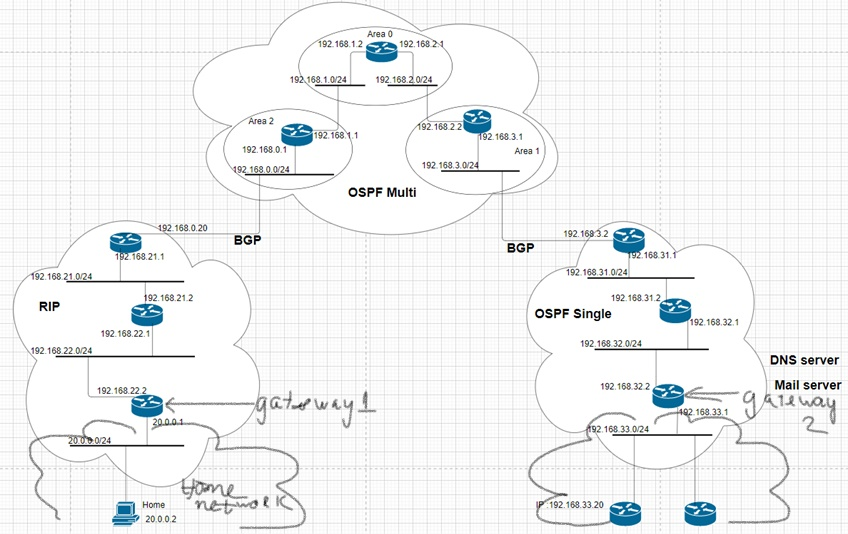
#> input picture 2021-1/Thiết kế mạng IP/Picture1.jpg, 848 x 534 px
$ python -i convex_hull.py   (imports and definitions only)
#> lines starting #> are read from the running program, lines starting #| are printed output that depends on the picture
import numpy as np
import cv2


def defining_limits(img):
    m, n = img.shape

    # top
    i = 0
    while i < m:
        row = img[i, :]
        if (row[row == 255]).shape[0] > 0:
            top = i
            break
        i = i + 1

    # bottom
    i = m - 1
    while i >= 0:
        row = img[i, :]
        if (row[row == 255]).shape[0] > 0:
            bottom = i
            break
        i = i - 1

    # right
    i = n - 1
    while i >= 0:
        col = img[:, i]
        if (col[col == 255]).shape[0] > 0:
            right = i
            break
        i = i - 1

    # left
    i = 0
    while i < n:
        col = img[:, i]
        if (col[col == 255]).shape[0] > 0:
            left = i
            break
        i = i + 1

    return top, bottom, right, left


def hit_miss_transform(img, b):
    ind1 = b == 1
    ind2 = b == -1

    img_pad = np.zeros([img.shape[0] + 2, img.shape[1] + 2], dtype=np.uint8)
    img_pad[1:-1, 1:-1] = img

    b1 = np.zeros(b.shape, dtype=np.uint8)  # foreground
    b2 = np.zeros(b.shape, dtype=np.uint8)  # background

    b1[ind1] = 1
    b2[ind2] = 1

    e1 = cv2.erode(img_pad, b1)
    e2 = cv2.erode(cv2.bitwise_not(img_pad), b2)

    c = e1 & e2

    return c[1:-1, 1:-1]


def converge(img, kernel):
    x0 = np.copy(img)
    x1 = hit_miss_transform(x0, kernel)
    x1 = cv2.bitwise_or(x1, x0)

    while np.max(x1 - x0) > 0:
        x0 = x1
        x1 = hit_miss_transform(x0, kernel)
        x1 = cv2.bitwise_or(x1, x0)
        x1 = x1.astype(np.uint8)
#> this loop made 140 passes
#> pass 1, in hit_miss_transform (call 2), `c = e1 & e2`:
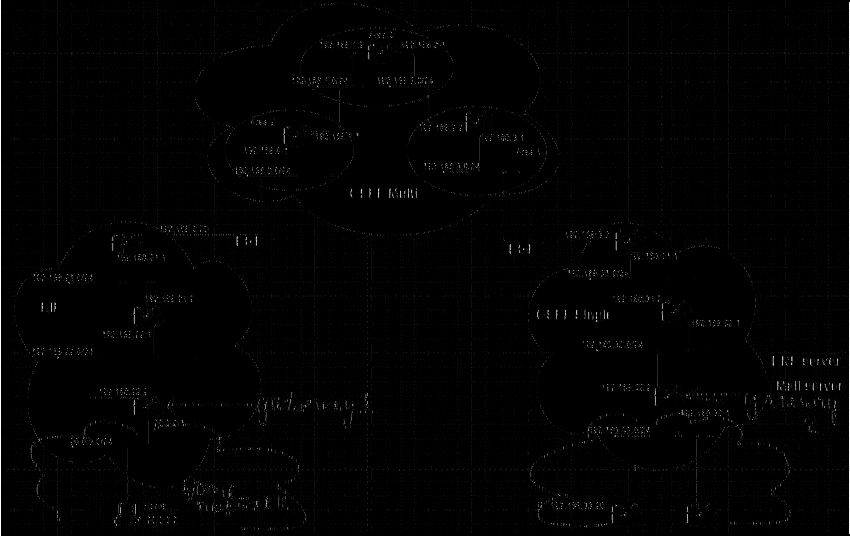
#> c: shape (536, 850); min 0, max 255, mean 2.5
    return x1


def convex_hull(img):
    # -1:background, 0:don't care, 1:foreground
    kernel_1 = np.array(([1, 0, 0],
                         [1, -1, 0],
                         [1, 0, 0]), dtype="int")

    kernel_2 = np.array(([1, 1, 1],
                         [0, -1, 0],
                         [0, 0, 0]), dtype="int")

    kernel_3 = np.array(([0, 0, 1],
                         [0, -1, 1],
                         [0, 0, 1]), dtype="int")

    kernel_4 = np.array(([0, 0, 0],
                         [0, -1, 0],
                         [1, 1, 1]), dtype="int")

    d1 = converge(img, kernel_1)
    d2 = converge(img, kernel_2)
#> the loop in converge (call 2), `while np.max(x1 - x0) > 0:` made 48 passes
#> pass 1, in hit_miss_transform (call 143), `c = e1 & e2`:
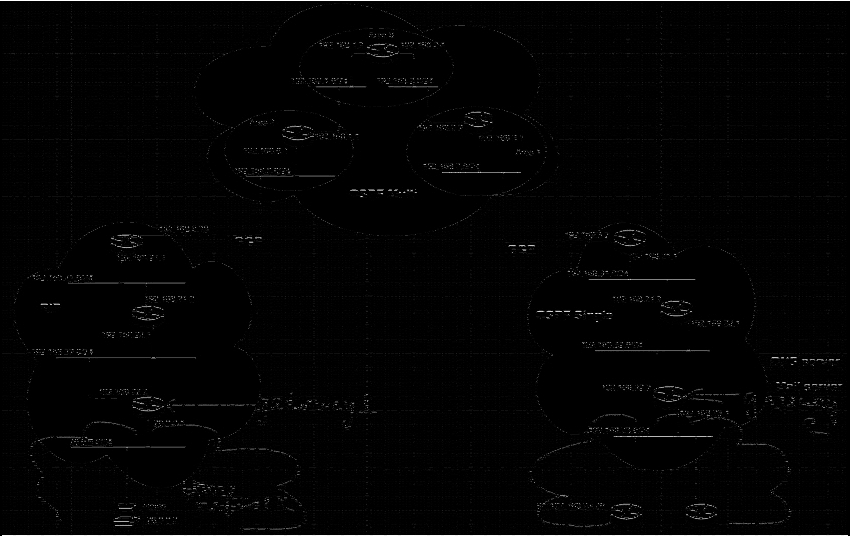
#> c: shape (536, 850); min 0, max 255, mean 3.3
    d3 = converge(img, kernel_3)
#> in converge (call 3), `x1 = hit_miss_transform(x0, kernel)`:
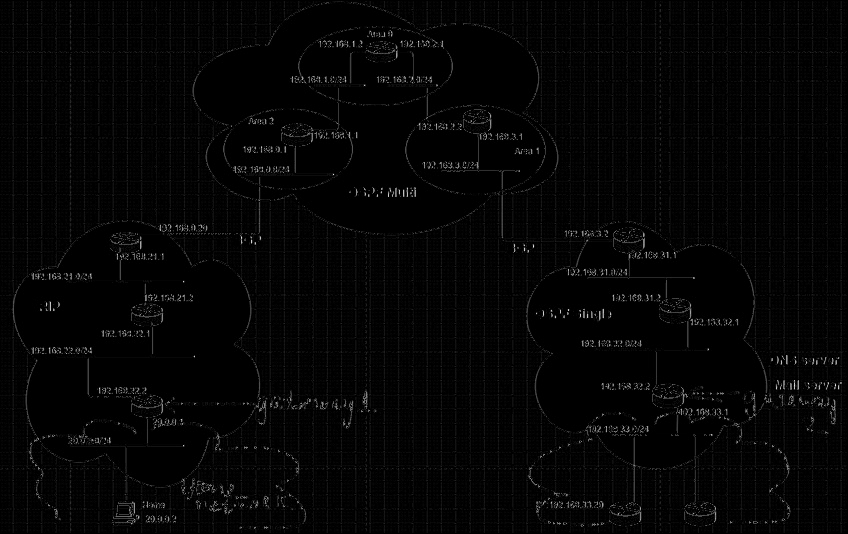
#> x1: shape (534, 848); min 0, max 238, mean 4.9
#> the loop in converge (call 3), `while np.max(x1 - x0) > 0:` made 140 passes
#> pass 1, in hit_miss_transform (call 192), `e1 = cv2.erode(img_pad, b1)`:
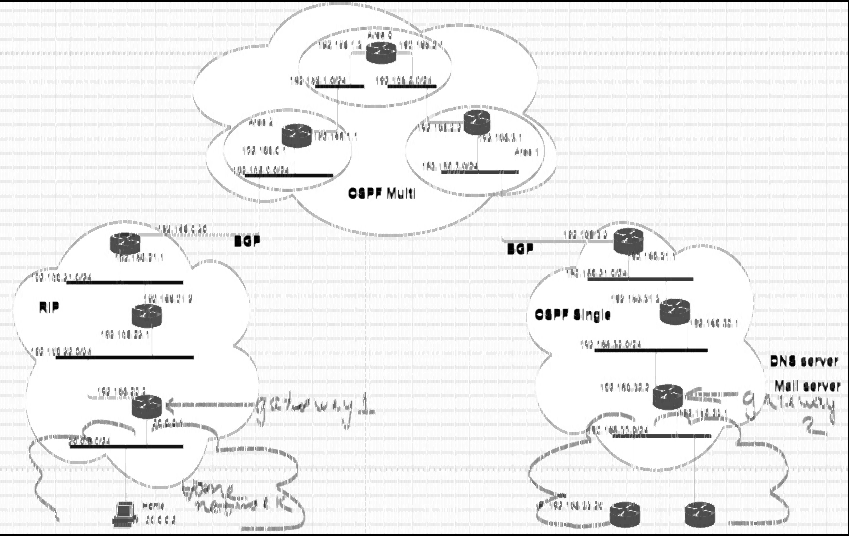
#> e1: shape (536, 850); min 0, max 255, mean 238.7
    d4 = converge(img, kernel_4)
#> in converge (call 4), `x1 = cv2.bitwise_or(x1, x0)`:
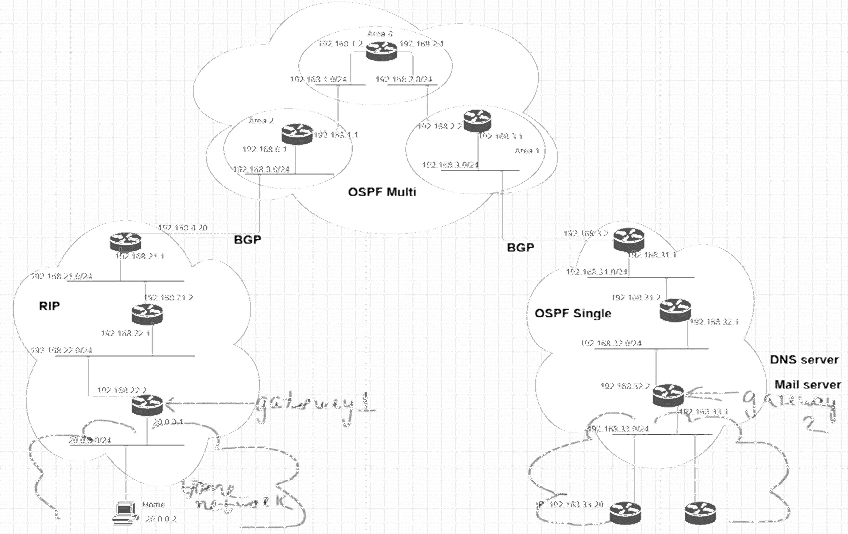
#> x1: shape (534, 848); min 0, max 255, mean 248
#> the loop in converge (call 4), `while np.max(x1 - x0) > 0:` made 52 passes
#> pass 1, in hit_miss_transform (call 333), `e1 = cv2.erode(img_pad, b1)`:
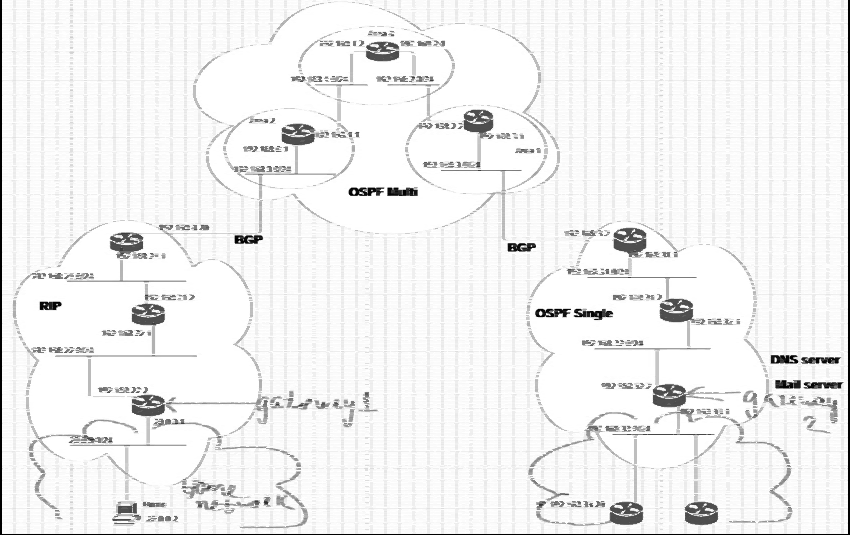
#> e1: shape (536, 850); min 0, max 255, mean 241
#> pass 1, in converge (call 4), `x1 = hit_miss_transform(x0, kernel)`:
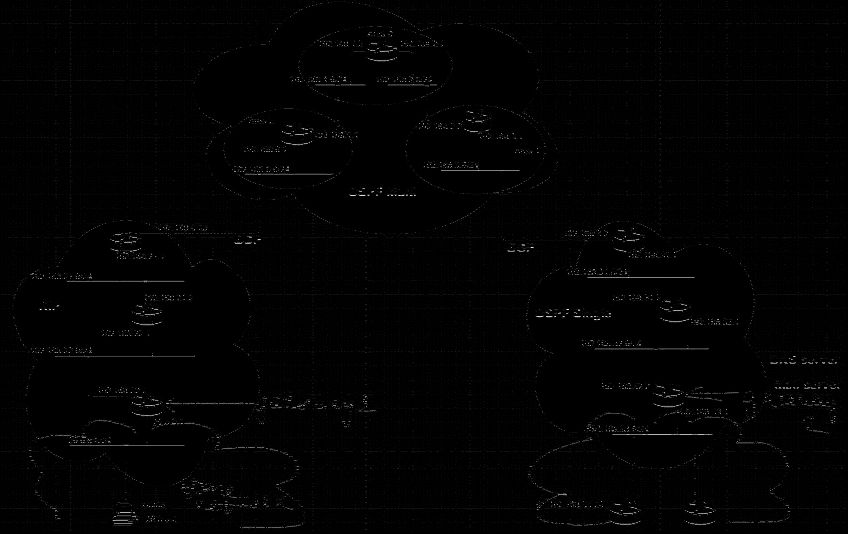
#> x1: shape (534, 848); min 0, max 244, mean 2.3

    d = cv2.bitwise_or(cv2.bitwise_or(cv2.bitwise_or(d1, d2), d3), d4)
    top, bottom, right, left = defining_limits(img)

    d[0:top, :] = 0
    d[bottom + 1:, :] = 0
#> d: shape (534, 848); min 0, max 255, mean 254.5
    d[:, right + 1:] = 0
    d[:, 0:left] = 0

    return d

>>> import cv2
>>> picture = cv2.imread('../../../../../../2021-1/Thiết kế mạng IP/Picture1.jpg', cv2.IMREAD_GRAYSCALE)
>>> result = convex_hull(picture)

$ run again, on 2021-1/Thiết kế mạng IP/BT Lớn IP.jpg
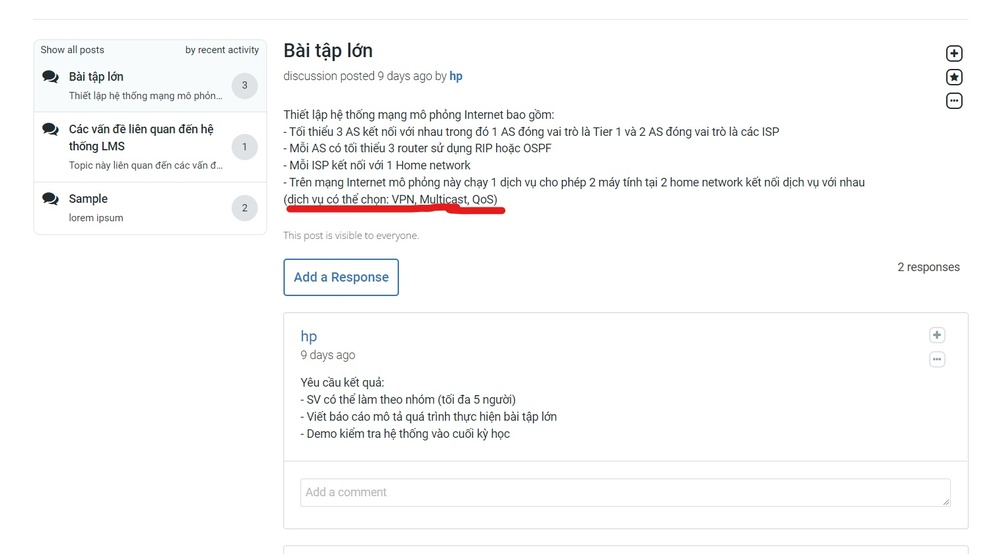
#> input picture 2021-1/Thiết kế mạng IP/BT Lớn IP.jpg, 1000 x 554 px, shrunk from 1524 x 844 before the run
#> the loop in converge (call 2), `while np.max(x1 - x0) > 0:` made 217 passes
#> pass 1, in hit_miss_transform (call 937), `c = e1 & e2`:
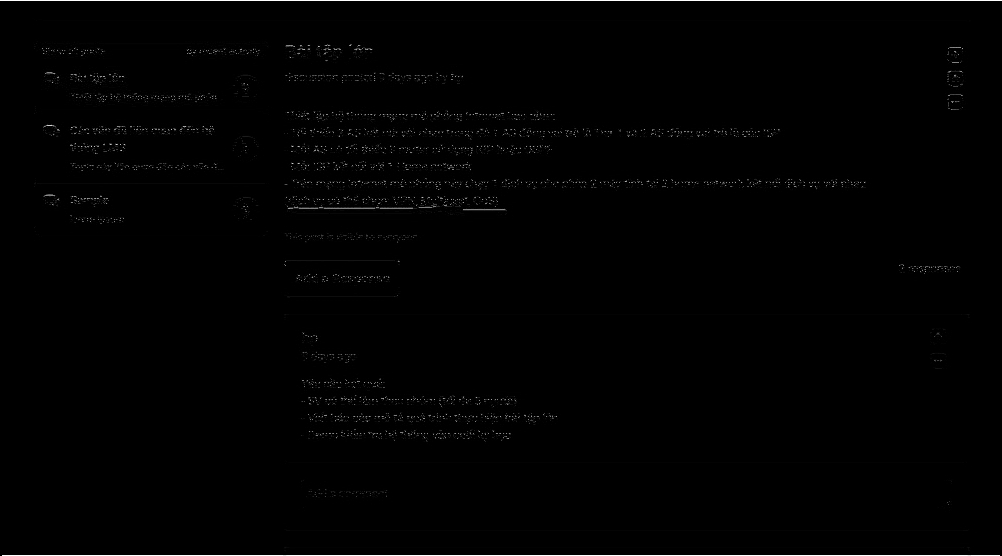
#> c: shape (556, 1002); min 0, max 255, mean 1.9
#> the loop in converge (call 4), `while np.max(x1 - x0) > 0:` made 217 passes
#> pass 1, in hit_miss_transform (call 2090), `e1 = cv2.erode(img_pad, b1)`:
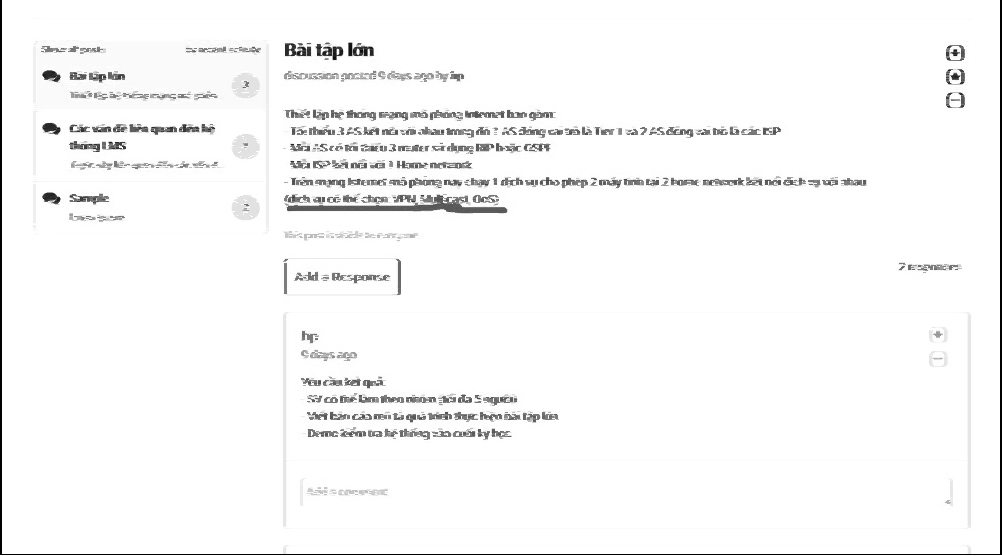
#> e1: shape (556, 1002); min 0, max 255, mean 247.7
